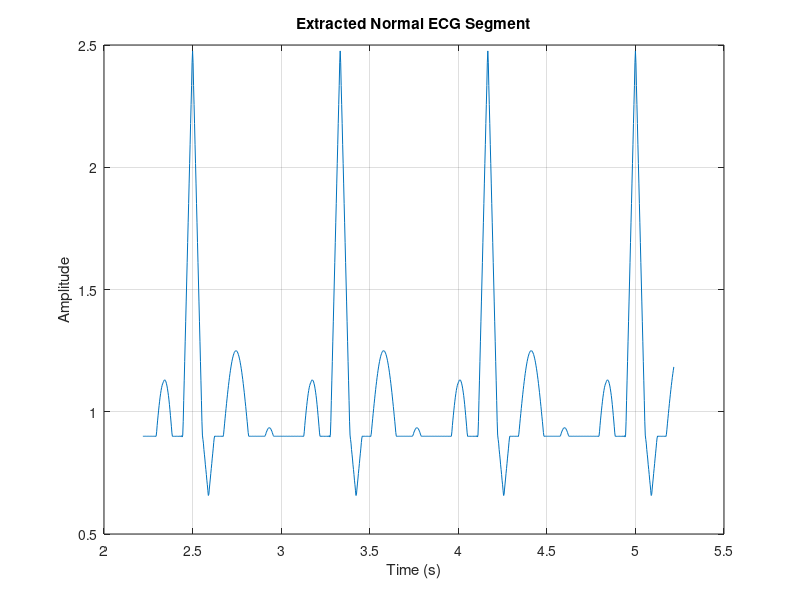

MATLAB code to generate this figure: (Note: this script raises an error after producing the figure.)
addpath('C:\Users\dinaa\OneDrive\Desktop\EECE 340_PROJ');

%   We need to load our synthetic ECG data
    load('ecg_data.mat');
    
    % This layout was taken from AI upon asking on how to implement the
    % comparison of the normal and tachycardic data
    ecg_type = input('Select ECG type (1: Normal, 2: Tachycardia): ');
    
    if ecg_type == 2
        xt = tachy_ecg;
        t = t_tachy;
        disp('Analyzing tachycardia ECG');
    else
        xt = normal_ecg;
        t = t_normal;
        disp('Analyzing normal ECG');
    end
    
    fs = 1/(t(2)-t(1));


% Extract a meaningful segment
segment_duration = 3;  % seconds
segment_samples = round(segment_duration * fs);
if length(xt) > segment_samples
    % Choose different starting points to capture representative segments
    if ecg_type == 2
        start_idx = 1000;  % Starting sample for tachycardia
    else
        start_idx = 800;   % Different starting sample for normal ECG
    end
    
    % Extract segment with proper time alignment
    xt = xt(start_idx:start_idx+segment_samples-1);
    t = t(start_idx:start_idx+segment_samples-1);  % Keep time aligned with signal
    
    % Plot the extracted segment to verify
    figure;
    plot(t, xt);
    if ecg_type == 2
        title('Extracted Tachycardia ECG Segment');
    else
        title('Extracted Normal ECG Segment');
    end
    xlabel('Time (s)'); ylabel('Amplitude');
    grid on;
end
% Apply lowpass filter
cutoff_freq = 40;  %40 Hz cutoff
filter_order = 101; % odd number for symmetry (Also recommended by AI)
h = design_lowpass_fir(cutoff_freq, fs, filter_order);

xt_filtered = conv(xt, h, 'same');

% Compare original and filtered signals in time domain
figure;
subplot(2,1,1);
plot(t, xt, 'b');
title('Original Signal (Time Domain)');
xlabel('Time (s)'); ylabel('Amplitude'); grid on;

subplot(2,1,2);
plot(t, xt_filtered, 'r');
title('Filtered Signal (Time Domain)');
xlabel('Time (s)'); ylabel('Amplitude'); grid on;

% Compare original and filtered signals in frequency domain
NFFT = length(xt);
f_axis = (-NFFT/2:NFFT/2-1)*(fs/NFFT);
X_f = abs(fftshift(fft(xt, NFFT)));
Xf_filtered = abs(fftshift(fft(xt_filtered, NFFT)));

figure;
subplot(2,1,1);
plot(f_axis, X_f);
title('Original Signal');
xlabel('Frequency (Hz)'); ylabel('Magnitude'); grid on;
xlim([0 fs/2]);

subplot(2,1,2);
plot(f_axis, Xf_filtered, 'r');
title('Filtered Signal');
xlabel('Frequency (Hz)'); ylabel('Magnitude'); grid on;
xlim([0 fs/2]);

% Plot filter characteristics
figure;
subplot(2,1,1);
stem((0:length(h)-1) / fs, h);
title('FIR Filter Impulse Response');
xlabel('Time (s)'); ylabel('h[n]'); grid on;

H_f = abs(fftshift(fft(h, NFFT)));
f_h_axis = (-NFFT/2:NFFT/2-1)*(fs/NFFT);

subplot(2,1,2);
plot(f_h_axis, H_f);
title('FIR Filter Frequency Response');
xlabel('Frequency (Hz)'); ylabel('|H(f)|'); grid on;
xlim([0 fs/2]);

% Calculate Z-transform of the FIR filter
syms z;
H_z = 0;
for k = 1:length(h)
    H_z = H_z + h(k) * z^(-(k-1));
end
disp('System function H(z):');
pretty(H_z)

% Comment on stability and causality
disp('Stability analysis: Stable since it has a finite impulse response.');
if all(abs(roots(poly(h))) < 1)
    disp('All poles are within the unit circle, confirming stability.');
end

% Check causality
if mod(filter_order, 2) == 1
    disp('Causality: The filter is non-causal');

else
    disp('Causality: The filter may not have perfect linear phase.');
end


% Calculate optimal sampling rate for filtered signal from extra credit
% function
%This actually results in a warning on tachycardic data which is great, because it confirms our hypothesis that tachycardia signals
% require higher sampling rates for accurate reconstruction. 
[optimal_fs, ~] = find_optimal_sampling_rate(xt_filtered, t, fs/2, 0.01);

%Sample at various rates
nyquist_fs = 2 * cutoff_freq;  % Theoretical Nyquist rate based on filter cutoff
fs_under = nyquist_fs * 0.5;   % Undersampling (below Nyquist)
fs_nyquist = nyquist_fs;       % At Nyquist rate
fs_over = nyquist_fs * 2;      % Oversampling
fs_optimal = optimal_fs;       % Optimal rate from our function

sampling_rates = [fs_under, fs_nyquist, fs_over, fs_optimal];
rate_names = {'Undersampling', 'Nyquist Rate', 'Oversampling', 'Optimal Rate'};
errors = zeros(length(sampling_rates), 1);

for i = 1:length(sampling_rates)
    fs_sample = sampling_rates(i);
    
    % Sample filtered signal
    [t_sample, x_sample] = sample(t, xt_filtered, fs_sample);
    
    % Reconstruct
    x_recon = reconstruct(t, x_sample, t_sample, fs_sample);
    
    % Calculate error
    errors(i) = norm(xt_filtered - x_recon) / norm(xt_filtered);
    
    % Plot reconstruction
    subplot(5,1,i+1);
    plot(t, xt_filtered, 'k', t, x_recon, 'r--');
    legend('Original', 'Reconstructed');
    title(sprintf('%s (%.1f Hz): Error = %.4f', rate_names{i}, fs_sample, errors(i)));
    xlabel('Time (s)'); ylabel('Amplitude'); grid on;
end

% Plot Error results (Extra) 


%Noise robustness analysis
noise_levels_dB = [30, 20, 10, 0];  % SNR in dB (higher = less noise)
fs_sample = optimal_fs;  % Use the optimal sampling rate

figure;
subplot(length(noise_levels_dB)+1, 1, 1);
plot(t, xt_filtered);
title('Original Filtered Signal (No Noise)');
grid on;

errors_noise = zeros(length(noise_levels_dB), 1);

for i = 1:length(noise_levels_dB)
    snr_dB = noise_levels_dB(i);
    
    % Add noise to filtered signal (manual implementation of white gaussian
    % noise from AI
    signal_power = sum(xt_filtered.^2) / length(xt_filtered);
    noise_power = signal_power / (10^(snr_dB/10));
    noise = sqrt(noise_power) * randn(size(xt_filtered));
    xt_noisy = xt_filtered + noise;
        
    % Sample noisy signal
    [t_sample_noisy, x_sample_noisy] = sample(t, xt_noisy, fs_sample);
    
    % Reconstruct from noisy samples
    x_recon_noisy = reconstruct(t, x_sample_noisy, t_sample_noisy, fs_sample);
    
    % Calculate error
    errors_noise(i) = norm(xt_filtered - x_recon_noisy) / norm(xt_filtered);
    
    % Plot
    subplot(length(noise_levels_dB)+1, 1, i+1);
    plot(t, xt_filtered, 'k', t, x_recon_noisy, 'r--');
    title(sprintf('SNR = %d dB, Error = %.4f', snr_dB, errors_noise(i)));
    grid on;
end

% Plot error vs noise level
figure;
plot(noise_levels_dB, errors_noise, 'o-', 'LineWidth', 2);
set(gca, 'XDir', 'reverse');  % Higher SNR (less noise) on left
xlabel('Noise Level (SNR in dB)');
ylabel('Reconstruction Error');
title('Effect of Noise on Reconstruction Error');
grid on;

%The following was also recommended by AI 
fprintf('\nNoise robustness analysis:\n');
fprintf('As noise increases (SNR decreases), reconstruction error increases.\n');
fprintf('At SNR = %.0f dB, error = %.4f\n', noise_levels_dB(1), errors_noise(1));
fprintf('At SNR = %.0f dB, error = %.4f\n', noise_levels_dB(end), errors_noise(end));
fprintf('This demonstrates the importance of signal-to-noise ratio in sampling systems.\n');

% Summary of results
fprintf('\nSummary of filter and sampling analysis:\n');
fprintf('Filter cutoff frequency: %.1f Hz\n', cutoff_freq);
fprintf('Original sampling frequency: %.1f Hz\n', fs);
fprintf('Filter order: %d taps\n', filter_order);
fprintf('Theoretical Nyquist rate: %.1f Hz\n', nyquist_fs);
fprintf('Optimal sampling rate: %.1f Hz (%.1fx Nyquist)\n', optimal_fs, optimal_fs/nyquist_fs);
fprintf('This analysis demonstrates how proper filter design and sampling rate selection\n');
fprintf('affects reconstruction quality, particularly in the presence of noise.\n');